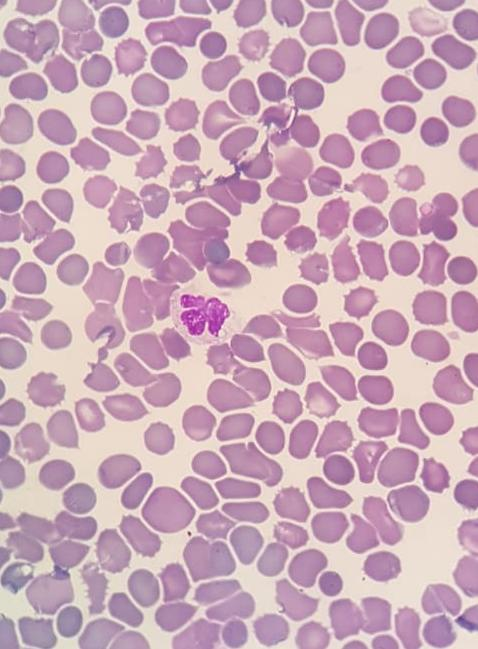
#> input picture image/c_198.jpeg, 478 x 649 px
$ python otro.py   (older library calls are emulated)
#> lines starting #> are read from the running program, lines starting #| are printed output that depends on the picture; after the words box and inside, x2 and y2 are one past the last pixel; in counts of white or black regions, pixels touching at a corner belong together
import cv2
from skimage.restoration import denoise_nl_means, estimate_sigma
from skimage import img_as_ubyte, img_as_float,color,measure
from matplotlib import pyplot as plt
import numpy as np
import scipy.ndimage
#13
path = "image/c_198.jpeg"
#path = "imagenes/17.jpg"

#path = "GR/59.jpg"

#DENOISING IMAGE
img = img_as_float(cv2.imread(path))
sigma_est = np.mean(estimate_sigma(img, multichannel=True))
#> sigma_est = 0.00278
denoise_img = denoise_nl_means(img, h=1.15 * sigma_est, fast_mode=True, patch_size=5, patch_distance=3, multichannel=True)
denoise_8byte = img_as_ubyte(denoise_img)
img_8byte = img_as_ubyte(img)
#> img_8byte is the input picture: shape (649, 478, 3); mean B, G, R 184.8, 168.8, 202.2
#GRAY SCALE
gray = cv2.cvtColor(denoise_8byte,cv2.COLOR_BGR2GRAY)
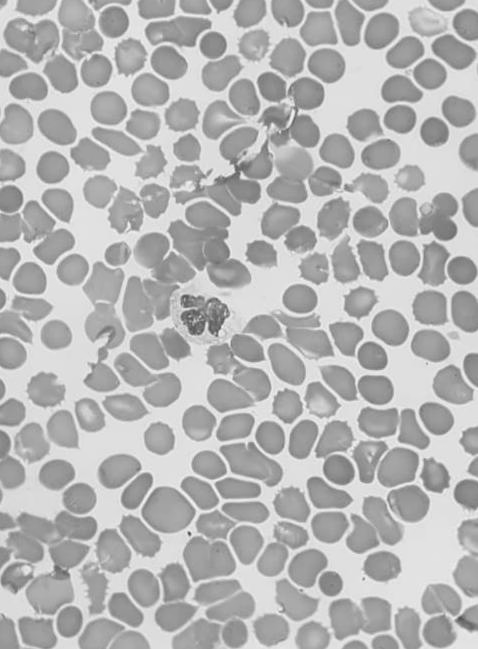
#> gray: shape (649, 478); min 67, max 246, mean 180.6
#CONTRAST LIMITED ADAPTIVE HISTOGRAM EQUALIZATION => mejorar la imagen
clahe = cv2.createCLAHE(clipLimit=2.0, tileGridSize=(8, 8))
clahe_cl1 = clahe.apply(gray)
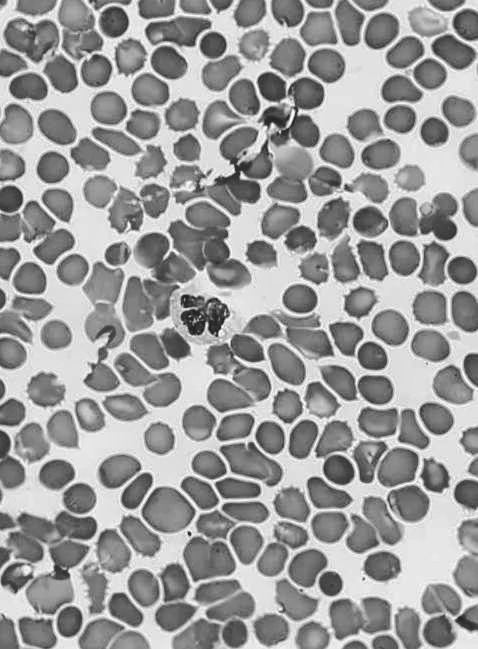
#> clahe_cl1: shape (649, 478); min 29, max 252, mean 155.6
#SEGMENTATION => THRESH_OTSU calcula el umbral
ret,thresh = cv2.threshold(clahe_cl1,0,255,cv2.THRESH_BINARY_INV | cv2.THRESH_OTSU)
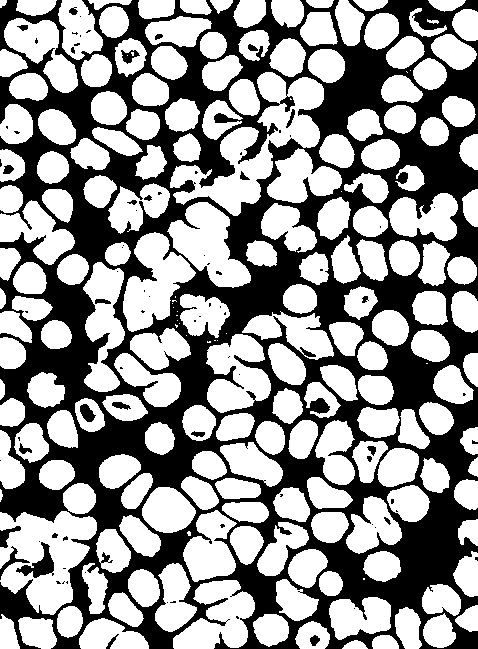
#> thresh: shape (649, 478); 58.5% white; 85 black regions (58 under 20 px), largest, box (x1, y1, x2, y2) and area: (0, 0, 478, 649) 126342, (16, 542, 54, 578) 523, (0, 526, 21, 548) 189
#> ret = 164
#fill_hole = thresh.copy()
#umbral  => print(ret)
kernel = np.ones((3,3)).astype(np.uint8)
#erose = cv2.erode(thresh,kernel,iterations=1)
#dilate = cv2.dilate(erose,kernel,iterations=1)
opening = cv2.morphologyEx(thresh,cv2.MORPH_OPEN,kernel, iterations = 2)# =  erose => dilate
#> opening: shape (649, 478); 57.4% white; 37 black regions (27 under 20 px), largest, box (x1, y1, x2, y2) and area: (0, 0, 478, 649) 131237, (121, 50, 140, 64) 153, (112, 402, 131, 410) 93
opening = scipy.ndimage.binary_fill_holes(opening).astype(np.uint8)
#> opening: shape (649, 478); values 0 (black) and 1 (white), 57.6% white; 5 black regions (2 under 20 px), largest, box (x1, y1, x2, y2) and area: (0, 0, 478, 649) 131229, (0, 159, 14, 174) 87, (106, 634, 119, 649) 56

# [4 lines of commented-out code are left out]
sure_bg = cv2.dilate(opening,kernel,iterations=3)
#> sure_bg: shape (649, 478); values 0 (black) and 1 (white), 81.1% white; 149 black regions (58 under 20 px), largest, box (x1, y1, x2, y2) and area: (51, 241, 303, 528) 9861, (310, 491, 478, 611) 6268, (0, 267, 103, 408) 4234

#dist_transform = cv2.distanceTransform(opening,cv2.DIST_L2,5)
#dist_transform_fill = cv2.distanceTransform(fill_hole,cv2.DIST_L2,5)
dist_transform_fill = cv2.distanceTransform(opening,cv2.DIST_L2,5)
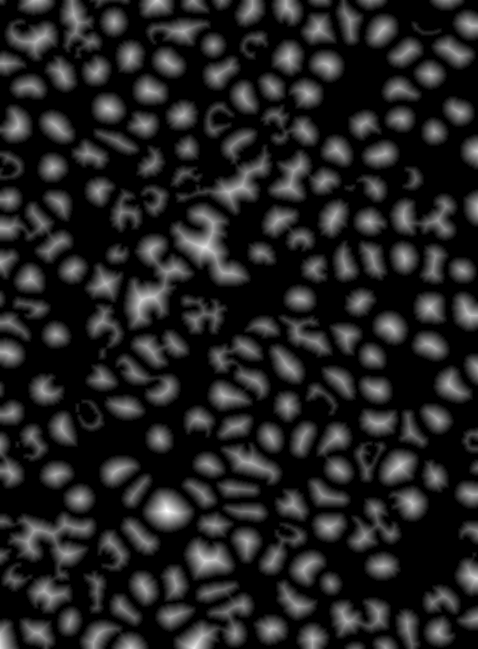
#> dist_transform_fill: shape (649, 478) float32; min 0, max 21.97, mean 3.1; drawn with min black and max white
ret2, sure_fg = cv2.threshold(dist_transform_fill,0.5*dist_transform_fill.max(),255,0)
#> sure_fg: shape (649, 478) float32; 4.8% white; 188 white regions (35 under 20 px), largest, box (x1, y1, x2, y2) and area: (183, 212, 238, 277) 794, (153, 497, 184, 523) 523, (133, 290, 162, 319) 431
#> ret2 = 10.98
#ret2, sure_fg = cv2.threshold(dist_transform_fill,0.35*dist_transform_fill.max(),255,0)
sure_fg = np.uint8(sure_fg)
unknown = cv2.subtract(sure_bg,sure_fg)
#> unknown: shape (649, 478); values 0 (black) and 1 (white), 76.3% white; 337 black regions (93 under 20 px)

ret3, markers = cv2.connectedComponents(sure_fg)
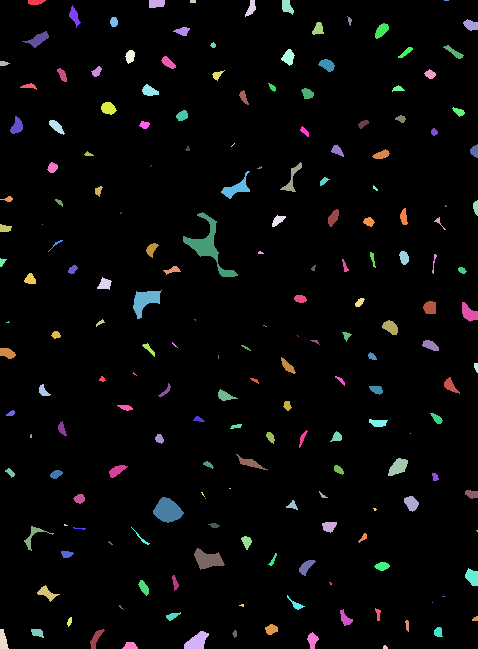
#> markers: shape (649, 478) int32; 189 distinct labels, from 0 to 188; one colour per label, 0 black
#> ret3 = 189
#markers = markers+10
markers = markers
markers[unknown==255] = 0
from skimage.segmentation import clear_border
#opening = clear_border(opening)
#markers = clear_border(markers)

#img2 = cv2.applyColorMap(img_as_ubyte(unknown), cv2.COLORMAP_JET)
markers = cv2.watershed(img_8byte,markers)
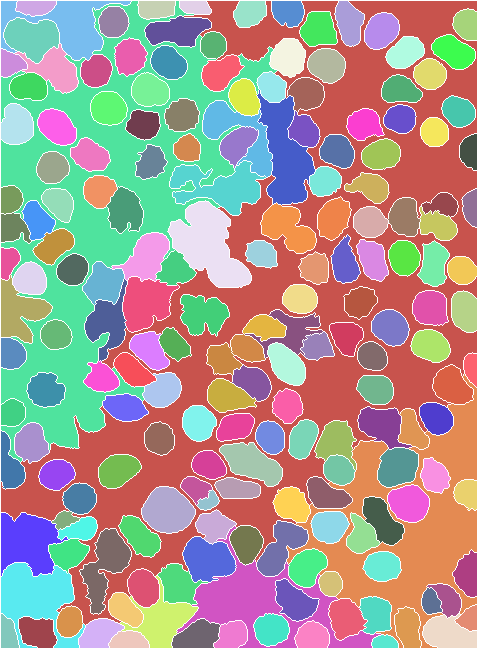
#> markers: shape (649, 478) int32; 188 distinct labels, from -1 to 188; one colour per label, 0 black, -1 white
#Let us color boundaries in yellow.

#img_8byte[markers == -1] = [255,0,0]

img2 = color.label2rgb(markers, bg_label=1)
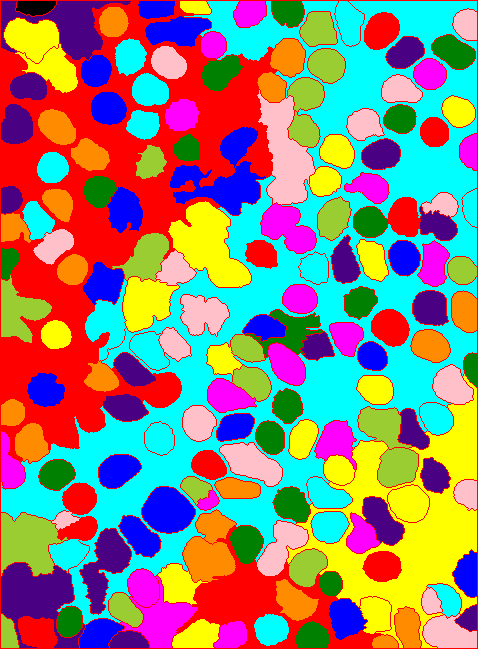
#> img2: shape (649, 478, 3) float64; mean R, G, B 0.56, 0.514, 0.468
regions = measure.regionprops(markers)
#> regions = 187 regions; largest, box (x1, y1, x2, y2) and area: (1, 1, 477, 625) 65453, (1, 1, 277, 462) 30321, (287, 374, 477, 648) 14904, (177, 526, 381, 648) 5840, (168, 201, 251, 287) 3818
print(len(regions))
#| 187
titles = ['Imagen original','Imagen Gris','Clahe','Otsu','opening','sure_bg','sure_fg','d_transform_f','unknown','markers','img_8byte','img2']
#titles = ['unknown','markers','img_8byte','img2']
images = [img_8byte,gray,clahe_cl1,thresh,opening,sure_bg,sure_fg,dist_transform_fill,unknown,markers,img_8byte,img2]
#images = [unknown,markers,img_8byte,img2]
for i in range(len(images)):
    plt.subplot(3,5, i+1)
    plt.imshow(images[i], 'gray')
    plt.title(titles[i])
    plt.xticks([])
    plt.yticks([])
#> this loop made 12 passes

plt.show()
#> figure, not shown here; B, G, R data is drawn as R, G, B

$ run again, with image/17.jpg copied over image/c_198.jpeg
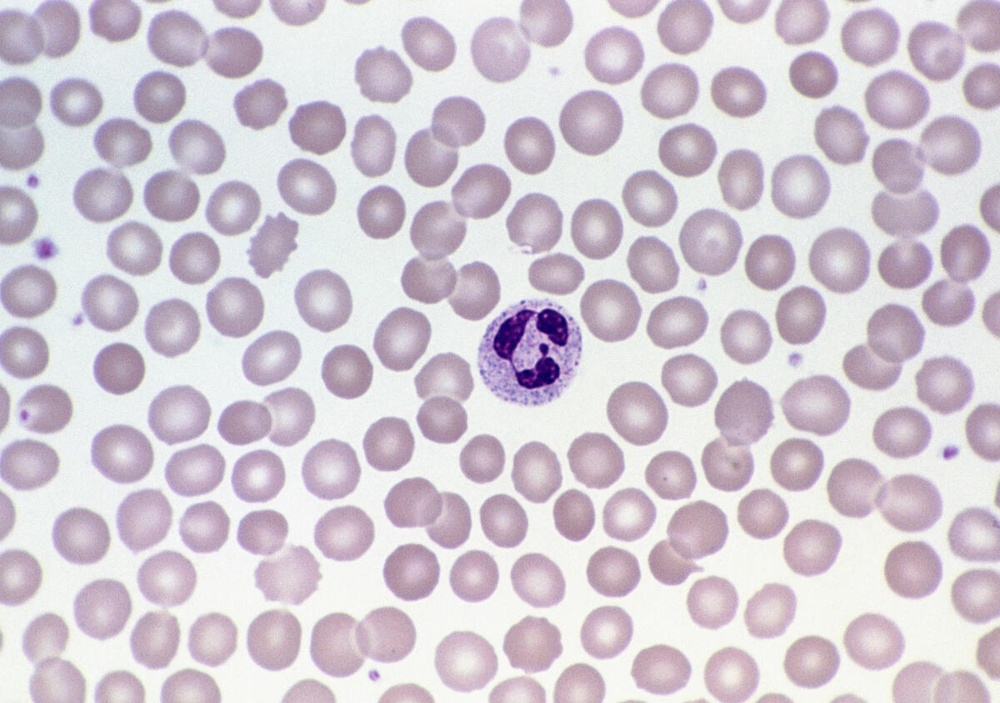
#> input picture image/17.jpg, 1000 x 703 px, shrunk from 1200 x 844 before the run
#> sigma_est = 0.00349
#> img_8byte is the input picture: shape (703, 1000, 3); mean B, G, R 210.8, 201, 210.3
#> `ret,thresh = cv2.threshold(clahe_cl1,0,255,cv2.THRESH_BINARY_INV | cv2..`:
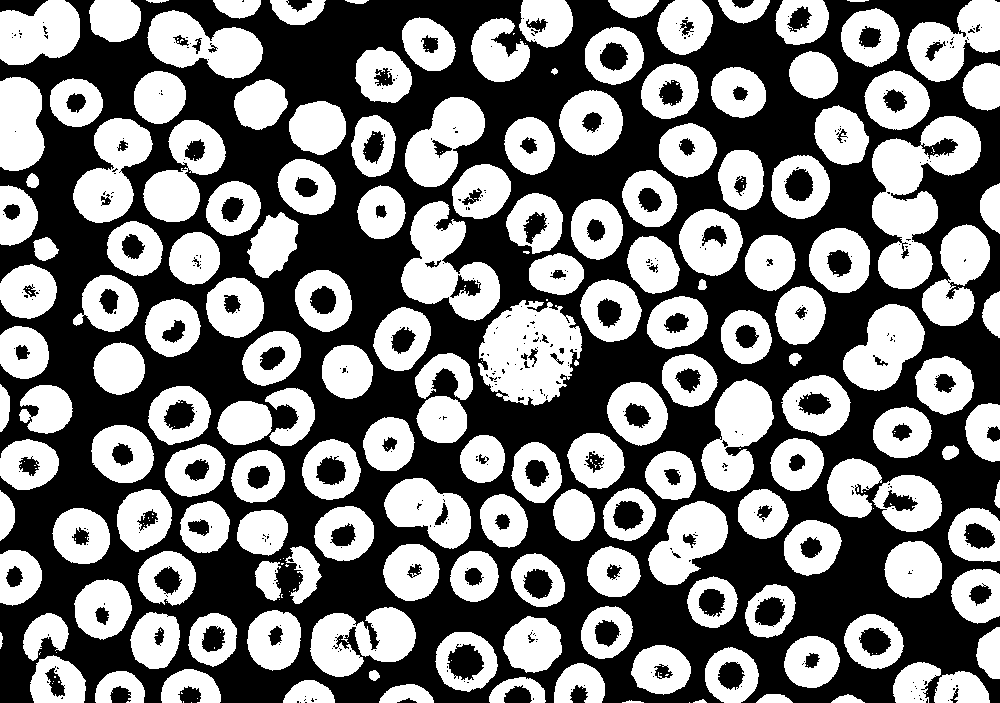
#> thresh: shape (703, 1000); 47.2% white; 291 white regions (125 under 20 px), largest, box (x1, y1, x2, y2) and area: (872, 116, 981, 289) 9163, (478, 300, 582, 406) 7455, (401, 201, 500, 321) 6053
#> ret = 173
#> sure_bg: shape (703, 1000); values 0 (black) and 1 (white), 66.4% white; 79 black regions (54 under 20 px), largest, box (x1, y1, x2, y2) and area: (0, 0, 1000, 703) 231656, (0, 241, 35, 275) 605, (0, 0, 40, 12) 309
#> ret2 = 19.68
#> unknown: shape (703, 1000); values 0 (black) and 1 (white), 63% white; 203 black regions (59 under 20 px)
#> ret3 = 125
#> `img2 = color.label2rgb(markers, bg_label=1)`:
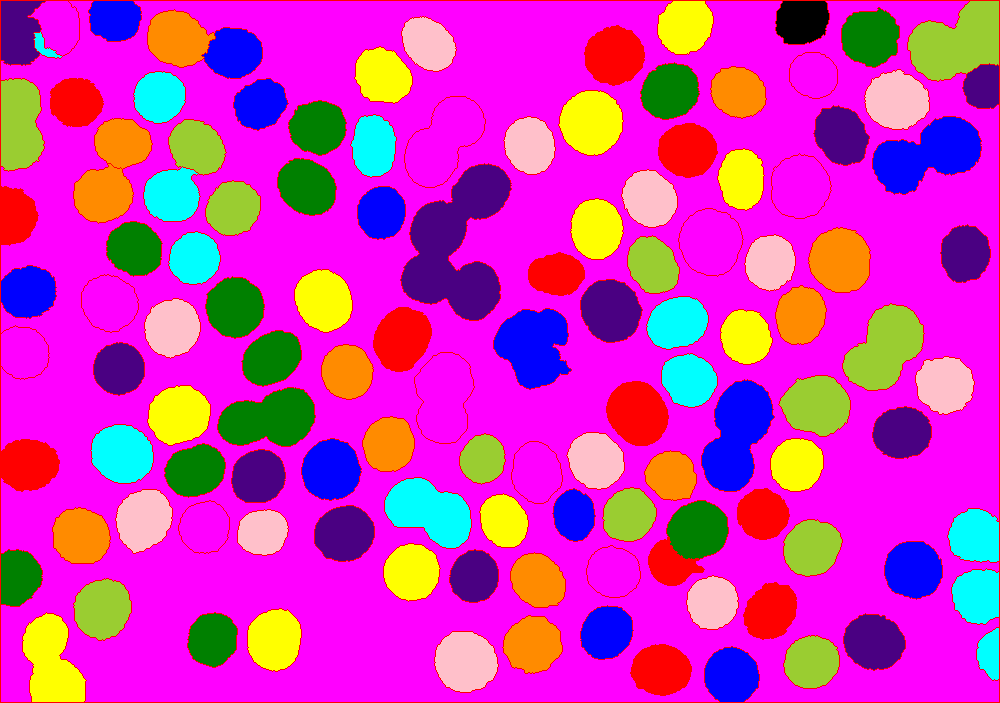
#> img2: shape (703, 1000, 3) float64; mean R, G, B 0.814, 0.196, 0.726
#> regions = 123 regions; largest, box (x1, y1, x2, y2) and area: (1, 1, 999, 702) 373693, (401, 164, 511, 320) 9204, (908, 1, 999, 81) 5072, (702, 380, 774, 491) 5019, (873, 117, 981, 194) 4975
#| 123
#> the loop `for i in range(len(images)):` made 12 passes

$ run again, with image/1.jpeg copied over image/c_198.jpeg
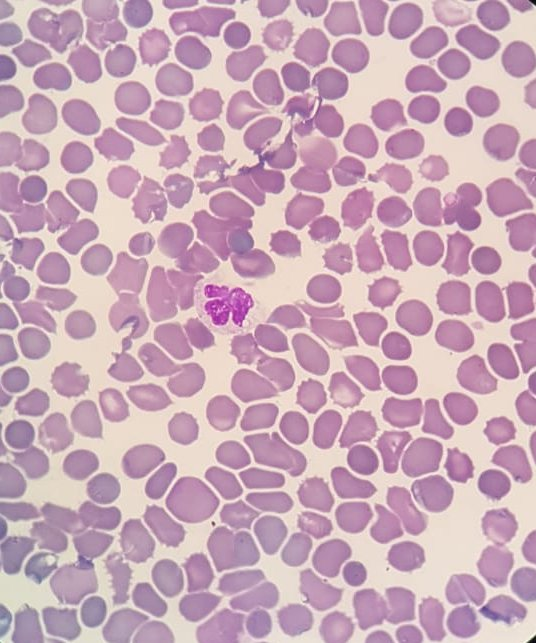
#> input picture image/1.jpeg, 536 x 643 px
#> sigma_est = 0.00281
#> img_8byte is the input picture: shape (643, 536, 3); mean B, G, R 184.6, 168.8, 201.7
#> `ret,thresh = cv2.threshold(clahe_cl1,0,255,cv2.THRESH_BINARY_INV | cv2..`:
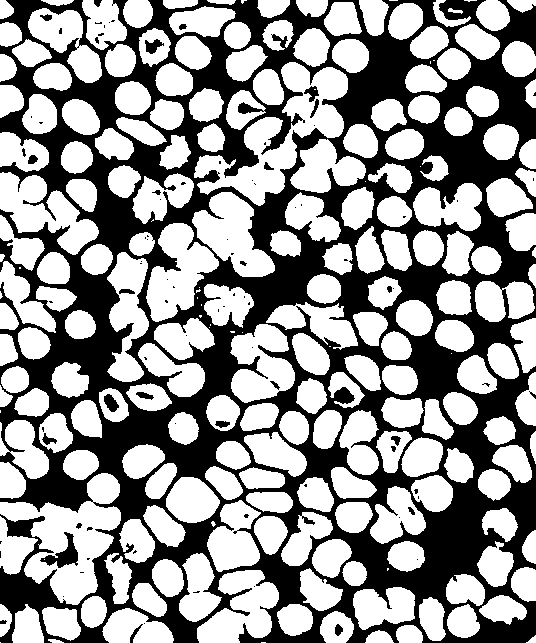
#> thresh: shape (643, 536); 58.1% white; 90 black regions (62 under 20 px), largest, box (x1, y1, x2, y2) and area: (0, 0, 536, 643) 142072, (40, 532, 78, 568) 523, (104, 394, 119, 412) 168
#> ret = 164
#> sure_bg: shape (643, 536); values 0 (black) and 1 (white), 80.7% white; 161 black regions (58 under 20 px), largest, box (x1, y1, x2, y2) and area: (75, 231, 327, 518) 9922, (334, 461, 536, 601) 7563, (405, 56, 536, 202) 5853
#> ret2 = 10.98
#> unknown: shape (643, 536); values 0 (black) and 1 (white), 76% white; 367 black regions (97 under 20 px)
#> ret3 = 207
#> `img2 = color.label2rgb(markers, bg_label=1)`:
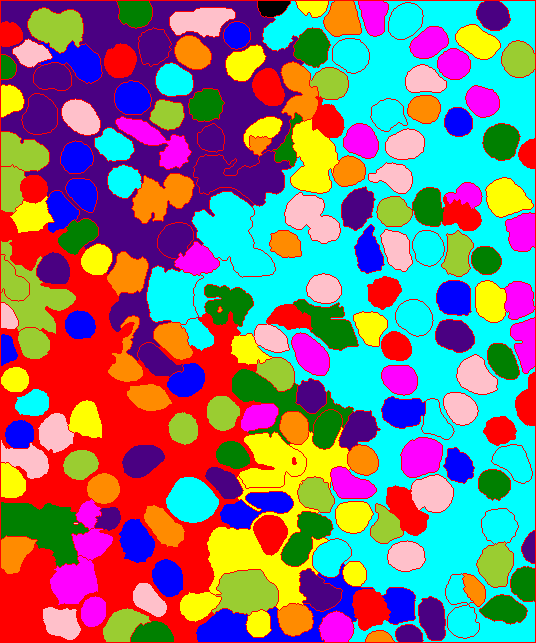
#> img2: shape (643, 536, 3) float64; mean R, G, B 0.505, 0.476, 0.486
#> regions = 206 regions; largest, box (x1, y1, x2, y2) and area: (194, 1, 535, 642) 67290, (1, 211, 274, 642) 30652, (1, 1, 304, 361) 27005, (207, 427, 350, 610) 6389, (1, 544, 81, 642) 3997
#| 206
#> the loop `for i in range(len(images)):` made 12 passes
